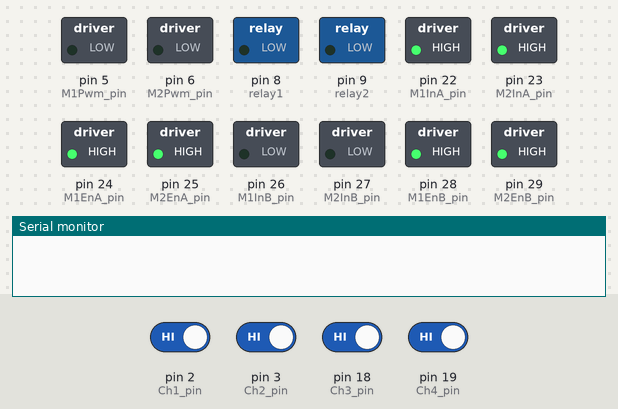
A sketch run on a simulated Arduino Mega 2560, built with avr-gcc and run on an emulated ATmega2560. Parts: switched loads named in the sketch (green lamp = pin HIGH), the last lines printed to the serial monitor. Inputs (shaded band) come from the test bench; at power-on: pin 2 (Ch1_pin), pin 3 (Ch2_pin), pin 18 (Ch3_pin), pin 19 (Ch4_pin) HIGH.

Above: at 1.2 s.
1.3 s: pin 2 (Ch1_pin) driven LOW
At 1.7 s:
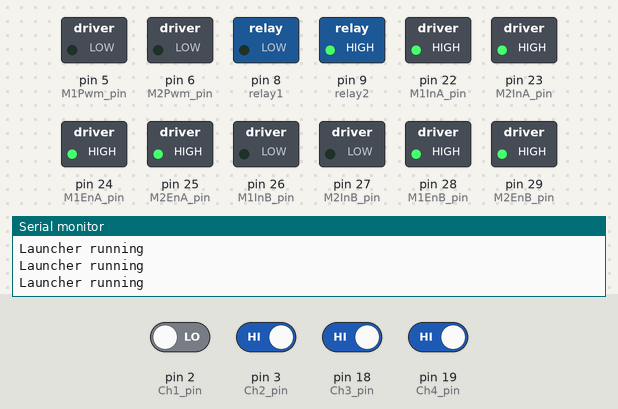
2.8 s: pin 3 (Ch2_pin) driven LOW
At 4.0 s:
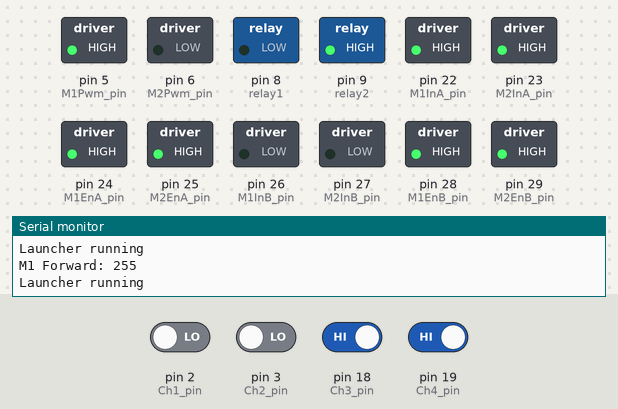
4.3 s: pin 18 (Ch3_pin) driven LOW
At 5.2 s:
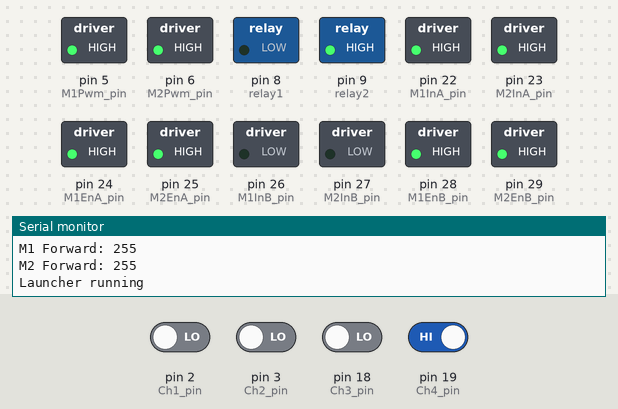
5.8 s: pin 19 (Ch4_pin) driven LOW
At 6.2 s:
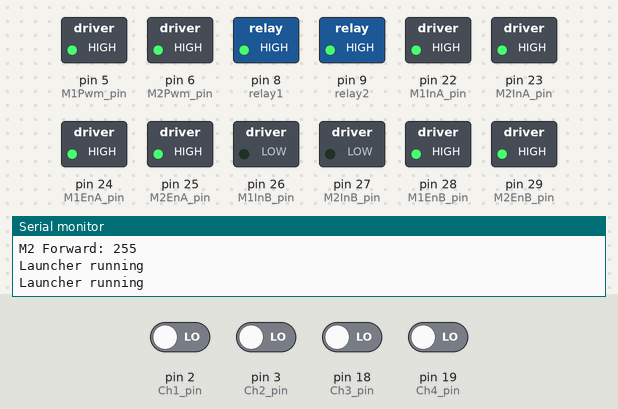
Timing chart, 0 to 8.3 s (numbered marks = the images above; inputs shaded):
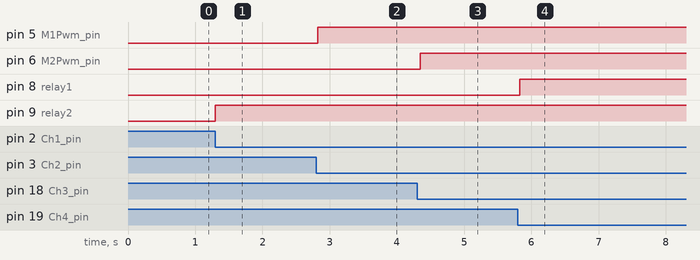

Measured:
- after the input at 1.3 s, pin 9 (relay2): LOW → HIGH at once
- after the input at 2.8 s, pin 5 (M1Pwm_pin): LOW → HIGH at once
- after the input at 4.3 s, pin 6 (M2Pwm_pin): LOW → HIGH after 0.05 s
- after the input at 5.8 s, pin 8 (relay1): LOW → HIGH at once

The sketch:

Principia_ASME_CTCU_.ino.ino
```cpp
/*
Author: Alec Korver
Date: 4/10/2017

Description:
Principia College ASME Tank Competition Arduino Mega 2560 Shield
The following code is for controlling (2) track motors and (1 or 2) tennis
ball launcher motors.

Each shield uses
(1) Custom PCB Shield
(2) Pololu VNH5019 motor drivers (5V - 24V) 12A Cont. 30A Peak 20kHz max PWM
(1) Turnigy 9x8C V2 Receiver - 8 Channel
(1) Pololu 5V S18V20F5 Voltage Regulator

To control the motors you will need (1) Turnigy 9x 8 Channel handheld
remote control. The controll will need to be synced with the reciever prior
to use. Only 3 channels are initially used for this system. There are 5
additional channels, which can be used for future expansions.

Handheld remote control info
https://hobbyking.com/media/file/725056143X2037269X20.pdf

//Good information on reading the PWM signals from the reciever
http://www.impulseadventure.com/elec/attiny-spi-rc-pwm.html

IMPORTANT NOTE ABOUT LAUNCHER
The launcher motor should be up to full speed before a tennis ball is dropped in.
This ensures that it will work similar to a pitching machine. Otherwise the launcher will be
underpowered. To increase the firing distance of the launcher there are a few options:
1)Increase the wheel inertia (increase mass of wheel)
2)Increase diameter of the launcher wheel (Larger diameter means higher speed at edge)
3)Both 1 and 2
4)Increase the voltage to the motor (Do not run continuously at higher voltage because the motor WILL burn up!!)
*/

//CODE FOR CUSTOM CONTRLOL

#include <avr/wdt.h> //WATCHDOG TIMER
//https://tushev.org/articles/arduino/5/arduino-and-watchdog-timer

//Pins for Pololu PWM motor driver 1
//The first 4 pins need to be set either high or low
//How they are set determines whether the motor will be
//rotating CW or CCW or if it is braking or regenerating.
//See datasheet on motor driver for more details.
const int M1InA_pin = 22;
const int M1EnA_pin = 24;
const int M1InB_pin = 26;
const int M1EnB_pin = 28;
const int M1Pwm_pin = 5;

//Pins for Pololu PWM motor driver 2
//The first 4 pins need to be set either high or low (1 or 0)
//How they are set determines whether the motor will be
//rotating CW or CCW or if it is braking or regenerating.
//See datasheet on motor driver for more details.
const int M2InA_pin = 23;
const int M2EnA_pin = 25;
const int M2InB_pin = 27;
const int M2EnB_pin = 29;
const int M2Pwm_pin = 6;

//Pins for Turnigy 9x8C V2 Reciever
//Each pin maps to one channel of the receiver
//The input from the reciever to each pin will be a PWM signal
//The width of the PWM signal is set by the hand held remote control
//Checking this width tells us the different thumbstick and switch positions
const int Ch1_pin = 2;//Default Right Thumbstick L/R
const int Ch2_pin = 3;//Default Right Thumbstick Up/Down
const int Ch3_pin = 18;//Default Left Thumbstick Up/Down
const int Ch4_pin = 19;//Default Left Thumbstick L/R
const int Ch5_pin = 4;//Default mapped to right gear switch

//Pins for launcher output - aka they trip the relay
const int relay1 = 8;
const int relay2 = 9;

//Variables to store the PWM values read from each receiver channel(pin) - (micro seconds)
volatile long Ch1Pwm;
volatile long Ch2Pwm;
volatile long Ch3Pwm;
volatile long Ch4Pwm;
volatile long Ch5Pwm;

//Maximum pulse width (micro seconds) - TEST AND SET THESE VALUES!!!!!!!!!!!!!!!!!!!!!!!!!!!!!!!!!!!!!!!!!!!!!!!!!!!!!!!!!!!!!!!
long Ch1MaxPw = 1864;
long Ch2MaxPw = 1864;
long Ch3MaxPw = 1864;
long Ch4MaxPw = 1864;
long Ch5MaxPw = 1826;

//Middle value for pulse width (micro seconds) - This is the center position for the thumbsticks - TEST AND SET THESE VALUES!!!!!!!!!!!!!!!!!!!!!!!!!!!!!
int Ch1MidPw = 1448;
int Ch2MidPw = 1448;
int Ch3MidPw = 1448;
int Ch4MidPw = 1448;
int Ch5MidPw = 1448;

//Min value for pulse width (micro seconds) - This is the center position for the thumbsticks - TEST AND SET THESE VALUES!!!!!!!!!!!!!!!!!!!!!!!!!!!!!
int Ch1MinPw = 1028;
int Ch2MinPw = 1028;
int Ch3MinPw = 1028;
int Ch4MinPw = 1028;
int Ch5MinPw = 1028;

const float M_Ratio = 0.607;

//Variables for holding the PWM value (0 - 255) that we will send to the
//motor driver. This will set our left and right motor speeds
//255 is 100% output aka FULL SPEEED (FULL 24V)
long M1_Pwm;
long M2_Pwm;

//These are global variables which are used to transfer data from the
//ISR to the main code. These must be declared as VOLATILE.
volatile long Ch1RisingEdgeTime, Ch1FallingEdgeTime, Ch1TimeDif;
volatile long Ch2RisingEdgeTime, Ch2FallingEdgeTime, Ch2TimeDif;
volatile long Ch3RisingEdgeTime, Ch3FallingEdgeTime, Ch3TimeDif;
volatile long Ch4RisingEdgeTime, Ch4FallingEdgeTime, Ch4TimeDif;

//SETUP CODE - RUNS ONE TIME AT STARTUP TO INITIALIZE MICRO SETTINGS
void setup() {
Serial.begin(9600);//This tells our microcontroller what our clock rate is. Allows for communication protocols.

//Enables and disables relay 2
attachInterrupt(digitalPinToInterrupt(Ch1_pin),Channel1DataRising,RISING);
attachInterrupt(digitalPinToInterrupt(Ch1_pin),Channel1DataFalling,FALLING);

//Checks Motor 1 for rising and falling edge to determine PWM length
attachInterrupt(digitalPinToInterrupt(Ch2_pin),Channel2DataRising,RISING);
attachInterrupt(digitalPinToInterrupt(Ch2_pin),Channel2DataFalling,FALLING);

//Checks Motor 2 for rising and falling edge to determine PWM length
attachInterrupt(digitalPinToInterrupt(Ch3_pin),Channel3DataRising,RISING);
attachInterrupt(digitalPinToInterrupt(Ch3_pin),Channel3DataFalling,FALLING);

//Enables and disables the launcher relay 1
attachInterrupt(digitalPinToInterrupt(Ch4_pin),Channel4DataRising,RISING);
attachInterrupt(digitalPinToInterrupt(Ch4_pin),Channel4DataFalling,FALLING);

pinMode(M1InA_pin,OUTPUT);
pinMode(M1EnA_pin,OUTPUT);
pinMode(M1InB_pin,OUTPUT);
pinMode(M1EnB_pin,OUTPUT);
pinMode(M1Pwm_pin,OUTPUT);

pinMode(M2InA_pin,OUTPUT);
pinMode(M2EnA_pin,OUTPUT);
pinMode(M2InB_pin,OUTPUT);
pinMode(M2EnB_pin,OUTPUT);
pinMode(M2Pwm_pin,OUTPUT);

pinMode(Ch1_pin,INPUT);
pinMode(Ch2_pin,INPUT);
pinMode(Ch3_pin,INPUT);
pinMode(Ch4_pin,INPUT);
pinMode(Ch5_pin,INPUT);

pinMode(relay1,OUTPUT);
pinMode(relay2,OUTPUT);

//Sets the motor driver to forward and reverse functions only
digitalWrite(M1EnA_pin,HIGH);
digitalWrite(M1EnB_pin,HIGH);
digitalWrite(M2EnA_pin,HIGH);
digitalWrite(M2EnB_pin,HIGH);

//Sets motor1 and motor2 to forward direction on startup
digitalWrite(M1InA_pin,HIGH);
digitalWrite(M1InB_pin,LOW);
digitalWrite(M2InA_pin,HIGH);
digitalWrite(M2InB_pin,LOW);
wdt_enable(WDTO_1S);

}

//MAIN LOOP - THIS WILL BE RUNNING AND LOOPING CONTINUOUSLY
void loop() {
  wdt_reset();//Resets watchdog timer
  MotorControl();//Sets the output values to all motors
  launcher();//Turns the launcher on or off

}


//CUSTOM FUNCTIONS - ALL CODE BELOW HERE IS CUSTOM FUNCTIONS WHICH
//ARE CALLED DURING THE PROGRAM OPERATION
//https://www.arduino.cc/en/Tutorial/PWM
void MotorControl(){
//  Serial.print("\n");
//  Serial.print("Ch2: ");
//  Serial.print(Ch2Pwm);
  //Motor 1
  //If thumbstick is down
  if(Ch2Pwm < Ch2MidPw && Ch2Pwm >= 1000){
      M1_Pwm = M_Ratio * ((Ch2MidPw) - (Ch2Pwm));
        if (M1_Pwm >= 240){
            M1_Pwm = 255;
  }
        else if(M1_Pwm <= 20){//DEADBAND ZONE
             M1_Pwm = 0;
        }
        else{
            M1_Pwm = M1_Pwm;
        }
      Serial.print("\n");
      Serial.print("M1 Reverse: ");
      Serial.print(M1_Pwm);
      Motor1Reverse();
  }
  //If thumbstick is in the middle
  else if ((Ch2Pwm == Ch2MidPw or Ch2Pwm < 1000)){
    M1_Pwm = 0;
    analogWrite(M1Pwm_pin,M1_Pwm);
  }
  //If thumbstick is up
  else if (Ch2Pwm > Ch2MidPw){
    M1_Pwm = M_Ratio * ((Ch2Pwm) - (Ch2MidPw));
      if (M1_Pwm >= 240){
          M1_Pwm = 255;
  }
      else if(M1_Pwm <= 30){//DEADBAND ZONE
          M1_Pwm = 0;
      }
      else{
          M1_Pwm = M1_Pwm;
  }
    Serial.print("\n");
    Serial.print("M1 Forward: ");
    Serial.print(M1_Pwm);
    Motor1Forward();
  }
  else{
  }
  //Motor 2
    //If thumbstick is down
    if(Ch3Pwm < Ch3MidPw && Ch3Pwm >= 1000){
    M2_Pwm = M_Ratio * ((Ch3MidPw) - (Ch3Pwm));
        if (M2_Pwm >= 240){
            M2_Pwm = 255;
  }
        else if(M2_Pwm <= 20){//DEADBAND ZONE
            M2_Pwm = 0;
        }
        else{
            M2_Pwm = M2_Pwm;
  }
    Serial.print("\n");
    Serial.print("M2 Reverse: ");
    Serial.print(M2_Pwm);
    Motor2Reverse();
  }
    //If thumbstick is in the middle
  else if ((Ch3Pwm == Ch3MidPw or Ch3Pwm < 1000)){
    M2_Pwm = 0;
    analogWrite(M2Pwm_pin,M2_Pwm);
  }
  //If thumbstick is up
  else if (Ch3Pwm > Ch3MidPw){
    M2_Pwm = M_Ratio * ((Ch3Pwm) - (Ch3MidPw));
        if (M2_Pwm >= 240){
            M2_Pwm = 255;
  }
        else if(M2_Pwm <= 30){//DEADBAND ZONE
          M2_Pwm = 0;
        }
        else{
            M2_Pwm = M2_Pwm;
  }
    Serial.print("\n");
    Serial.print("M2 Forward: ");
    Serial.print(M2_Pwm);
    Motor2Forward();
  }
  else{
  }

}

//The code below is used for setting the dirction and speed of the track motors
//https://www.arduino.cc/en/Reference/digitalWrite
//https://www.arduino.cc/en/Reference/analogWrite
//Sets the direction of Motor1 to Forward
void Motor1Forward(){
  digitalWrite(M1InA_pin,HIGH);
  digitalWrite(M1InB_pin,LOW);
  noInterrupts();
  analogWrite(M1Pwm_pin,M1_Pwm);
  interrupts();
}

//Sets the direction of Motor2 to Forward
void Motor2Forward(){
  digitalWrite(M2InA_pin,HIGH);
  digitalWrite(M2InB_pin,LOW);
  noInterrupts();
  analogWrite(M2Pwm_pin,M2_Pwm);
  interrupts();
}

//Sets the direction of Motor1 to Reverse
void Motor1Reverse(){
  digitalWrite(M1InA_pin,LOW);
  digitalWrite(M1InB_pin,HIGH);
  noInterrupts();
  analogWrite(M1Pwm_pin,M1_Pwm);
  interrupts();
}

//Sets the direction of Motor2 to Reverse
void Motor2Reverse(){
  digitalWrite(M2InA_pin,LOW);
  digitalWrite(M2InB_pin,HIGH);
  noInterrupts();
  analogWrite(M2Pwm_pin,M2_Pwm);
  interrupts();
}

//Turns on the relay for the launcher motor
//Relay 1 is activated
void launcher(){

  if (Ch4Pwm >= 1750){
    digitalWrite(relay1,HIGH);
    Serial.print("\n");
    Serial.print("Launcher running");
  }
  else if (Ch4Pwm >= 1000 && Ch4Pwm <= 1200) {
    digitalWrite(relay1,LOW);
  }

  else{
    Ch4Pwm = Ch4Pwm;
  }

    if (Ch1Pwm >= 1750){
    digitalWrite(relay2,HIGH);
    Serial.print("\n");
    Serial.print("Launcher running");
  }
  else if (Ch1Pwm >= 1000 && Ch1Pwm <= 1200) {
    digitalWrite(relay2,LOW);
  }

  else{
    Ch1Pwm = Ch1Pwm;
  }

}


//*********************INTERRUPT SERVICE ROUTINE FUNCTIONS***************************
//External ISRs are ideal to use because they are called whenever an external event happens
//This makes it unlikely for us to miss our signal. Otherwise we would have to constantly poll and check
//The input pins for signal changes.
//http://www.engblaze.com/we-interrupt-this-program-to-bring-you-a-tutorial-on-arduino-interrupts/

//ISR Function to read the PWM signal from Channel 1
void Channel1DataRising(){
    Ch1RisingEdgeTime = micros();
    attachInterrupt(digitalPinToInterrupt(Ch1_pin),Channel1DataFalling,FALLING);
  }
void Channel1DataFalling(){
    Ch1FallingEdgeTime = micros();
    Ch1TimeDif = Ch1FallingEdgeTime - Ch1RisingEdgeTime;
    Ch1Pwm = Ch1TimeDif;
    attachInterrupt(digitalPinToInterrupt(Ch1_pin),Channel1DataRising,RISING);
  }

//ISR Function to read the PWM signal from Channel 2
void Channel2DataRising(){
    Ch2RisingEdgeTime = micros();
    attachInterrupt(digitalPinToInterrupt(Ch2_pin),Channel2DataFalling,FALLING);
  }
void Channel2DataFalling(){
//    Serial.print("Falling Edge ISR");
//    Serial.print("\n");
    Ch2FallingEdgeTime = micros();
    Ch2TimeDif = Ch2FallingEdgeTime - Ch2RisingEdgeTime;
    Ch2Pwm = Ch2TimeDif;
    attachInterrupt(digitalPinToInterrupt(Ch2_pin),Channel2DataRising,RISING);
  }

//ISR Function to read the PWM signal from Channel 3
void Channel3DataRising(){
    Ch3RisingEdgeTime = micros();
    attachInterrupt(digitalPinToInterrupt(Ch3_pin),Channel3DataFalling,FALLING);
  }
void Channel3DataFalling(){
    Ch3FallingEdgeTime = micros();
    Ch3TimeDif = Ch3FallingEdgeTime - Ch3RisingEdgeTime;
    Ch3Pwm = Ch3TimeDif;
    attachInterrupt(digitalPinToInterrupt(Ch3_pin),Channel3DataRising,RISING);
  }

//ISR Function to read the PWM signal from Channel 4
void Channel4DataRising(){
    Ch4RisingEdgeTime = micros();
    attachInterrupt(digitalPinToInterrupt(Ch4_pin),Channel4DataFalling,FALLING);

  }
void Channel4DataFalling(){
    Ch4FallingEdgeTime = micros();
    Ch4TimeDif = Ch4FallingEdgeTime - Ch4RisingEdgeTime;
    Ch4Pwm = Ch4TimeDif;
    attachInterrupt(digitalPinToInterrupt(Ch4_pin),Channel4DataRising,RISING);
  }
//****************END OF INTERRUPT SERVICE ROUTINE FUNCTIONS**********************
```
